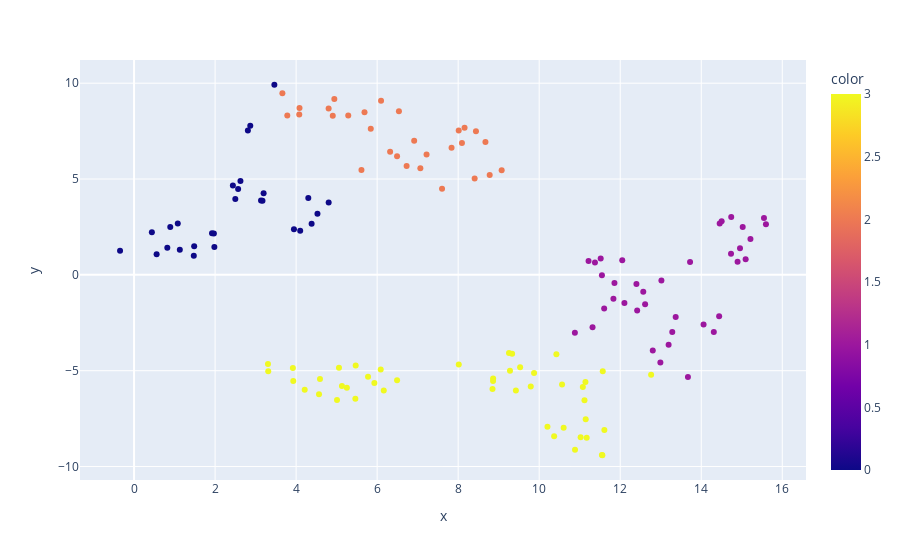

This figure's notebook cell:
### Code cell
px.scatter(x=x_t[:,0],
          y=x_t[:,1],
           color=mod.labels_)
#по візуалізації дані діляться добре

### Figure 1 — Plotly figure (JSON) as saved in the notebook; plotly's stock layout.template omitted (floating-point values rounded to 4 significant figures; data arrays with more than 128 entries replaced by an {"elided": "..."} marker saying what was removed)
{"data": [{"hovertemplate": "x=%{x}<br>y=%{y}<br>color=%{marker.color}<extra></extra>", "legendgroup": "", "marker": {"color": {"elided": "140 int values"}, "coloraxis": "coloraxis", "symbol": "circle"}, "mode": "markers", "name": "", "orientation": "v", "showlegend": false, "type": "scatter", "x": {"elided": "140 float values"}, "xaxis": "x", "y": {"elided": "140 float values"}, "yaxis": "y"}], "layout": {"coloraxis": {"colorbar": {"title": {"text": "color"}}, "colorscale": [[0, "#0d0887"], [0.1111, "#46039f"], [0.2222, "#7201a8"], [0.3333, "#9c179e"], [0.4444, "#bd3786"], [0.5556, "#d8576b"], [0.6667, "#ed7953"], [0.7778, "#fb9f3a"], [0.8889, "#fdca26"], [1, "#f0f921"]]}, "legend": {"tracegroupgap": 0}, "margin": {"t": 60}, "xaxis": {"anchor": "y", "domain": [0, 1], "title": {"text": "x"}}, "yaxis": {"anchor": "x", "domain": [0, 1], "title": {"text": "y"}}}}
